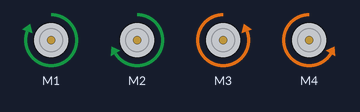
A sketch run on a simulated Arduino Uno, built with avr-gcc and run on an emulated ATmega328P. Parts: 4 × DC motor (green arrow = forward, orange = backward, longer = faster).

Above: at 0.1 s.
Timing chart, 0 to 1.6 s (numbered marks = the images above):
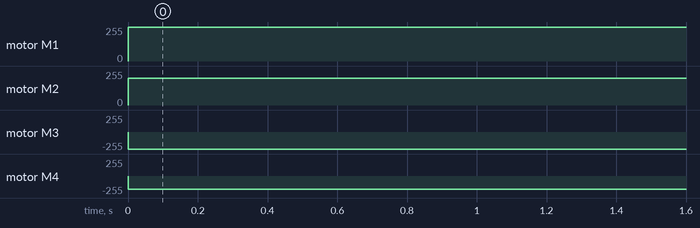

Measured:
- by itself, motor M1: stopped → forward 255/255 at 0.00 s
- by itself, motor M2: stopped → forward 200/255 at 0.00 s
- by itself, motor M3: stopped → backward 255/255 at 0.00 s
- by itself, motor M4: stopped → backward 200/255 at 0.00 s

The sketch:

school1.ino
```cpp
#include <AFMotor.h>


AF_DCMotor motor(1);

AF_DCMotor motor2(2);

AF_DCMotor motor3(3);

AF_DCMotor motor4(4);


void setup() {
  // put your setup code here, to run once:

}

void loop() {
  // put your main code here, to run repeatedly:


   motor.run(FORWARD);
      motor2.run(FORWARD);
        motor3.run(BACKWARD);
          motor4.run(BACKWARD);
            // put your setup code here, to run once:
motor.setSpeed(255);
motor2.setSpeed(200);
motor3.setSpeed(255);
motor4.setSpeed(200);
}
```
